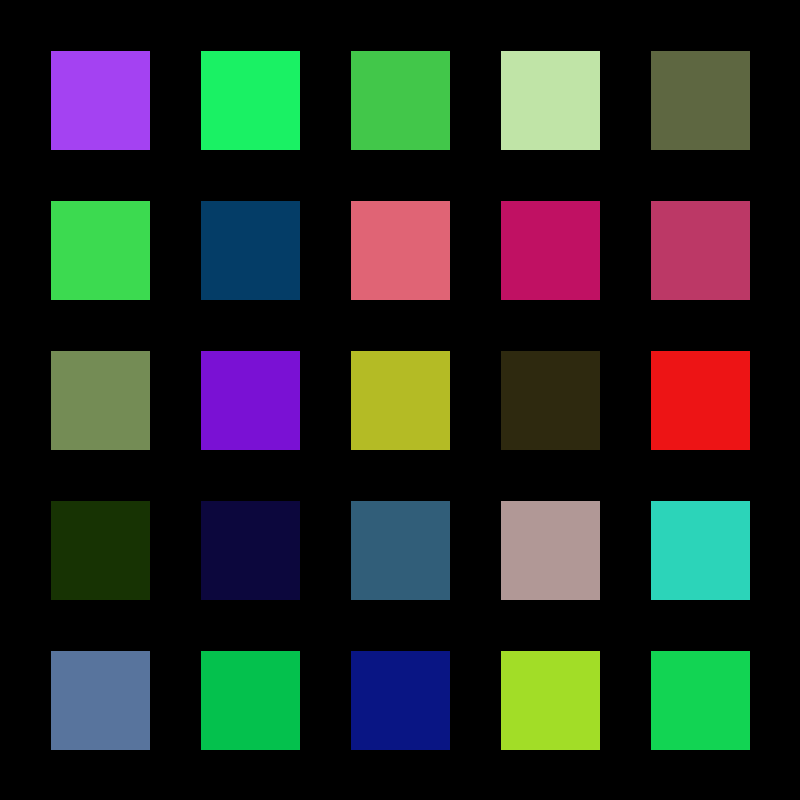
Frame 1 (no input)
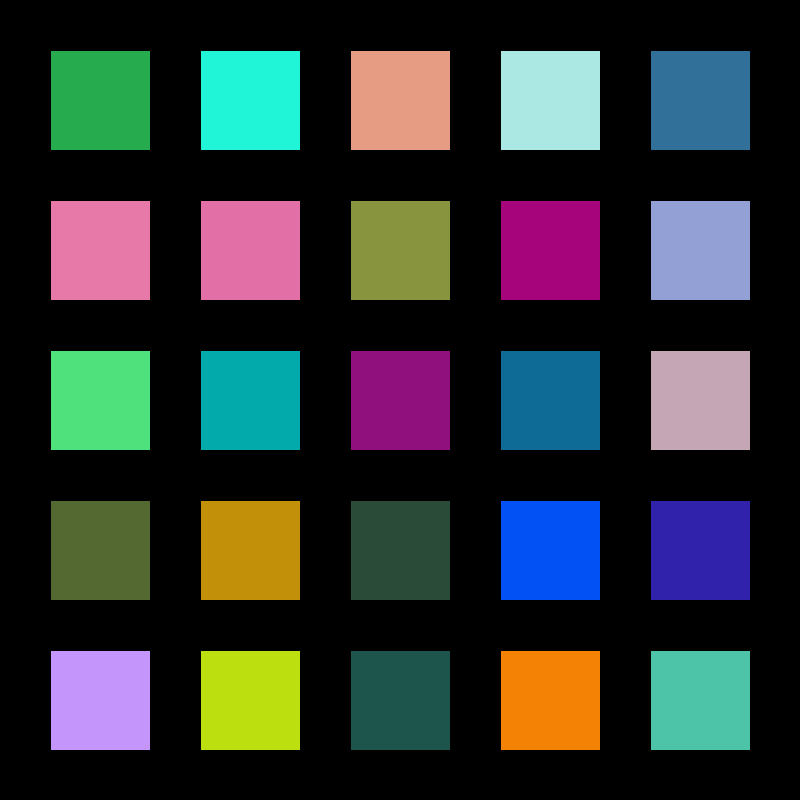
Frame 60 (the mouse pressed at the canvas centre just before this capture)
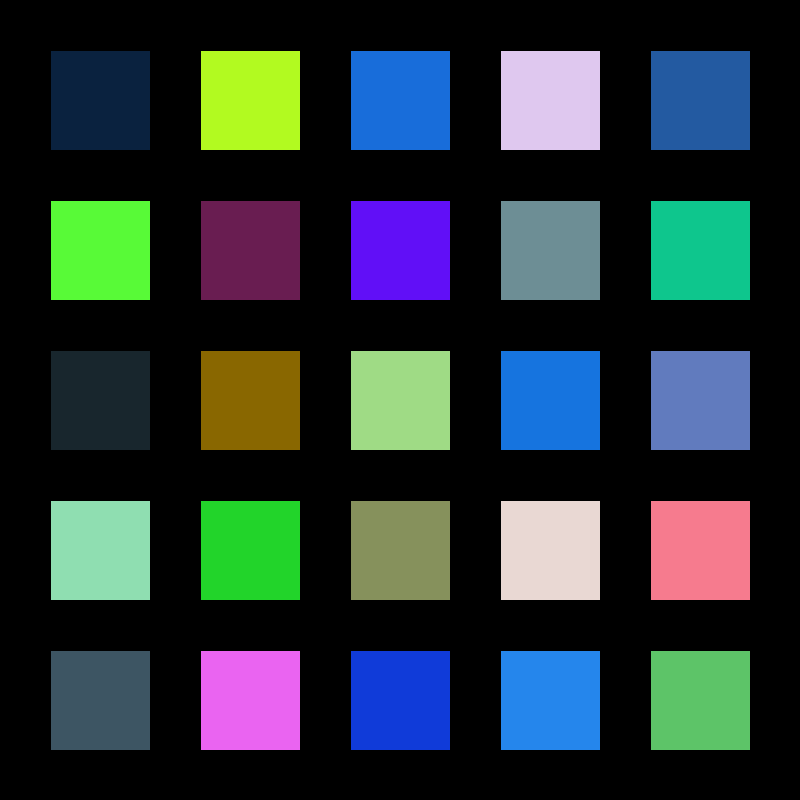
Frame 120 (the mouse held since frame 60 and released just before this capture)

The Processing sketch that drew these frames (run headless with seeded random() and noise(); from frame 60 on, the mouse is pressed at the canvas centre):

// Processing sketch: processing_150830
// ── processing_150830.pde

/*
*Creative Coding
 *Week 2 molnar_trial stage two (7 June 2014)
 *a stage by stage exercise
 *by Janys Hyde
 * remember to nest delete 'r' and save to image 's' inside void draw
 curly brackets */

//stage one, creating grid of 25 squares
void setup() {
  size ( 800, 800 );
  background (0);
  //smooth(); <- not needed, is the default
  //rectMode (CORNER);  <- not needed, is the default
}

void draw() {
  squares();
}

void squares () { 
  int d = 100; // size of the rectangle 
  int x = 50; // horizontal space between rectangles 
  int y = 50; // vertical space between rectangles 
  for (int i=0; i<5; i++) { 
    for (int j=0; j<5; j++) { 
      fill(random(255), random(255), random(255)); //if you put the fill here then it shares for each square and you get a disco effet! ;)
      rect(x+i*(d+x), y+j*(d+y), d, d);
    }
  }
}
